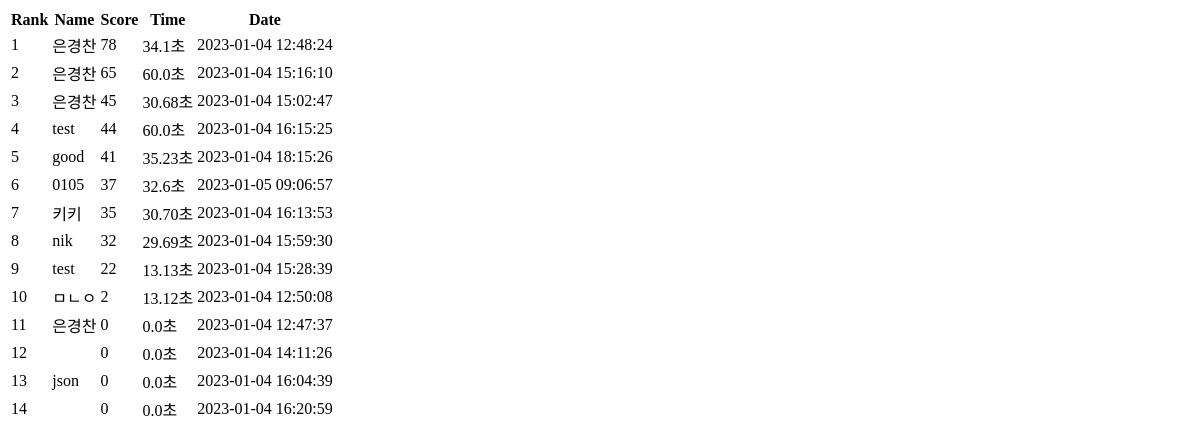
The page /ballmungRank/ on the database as committed earlier.
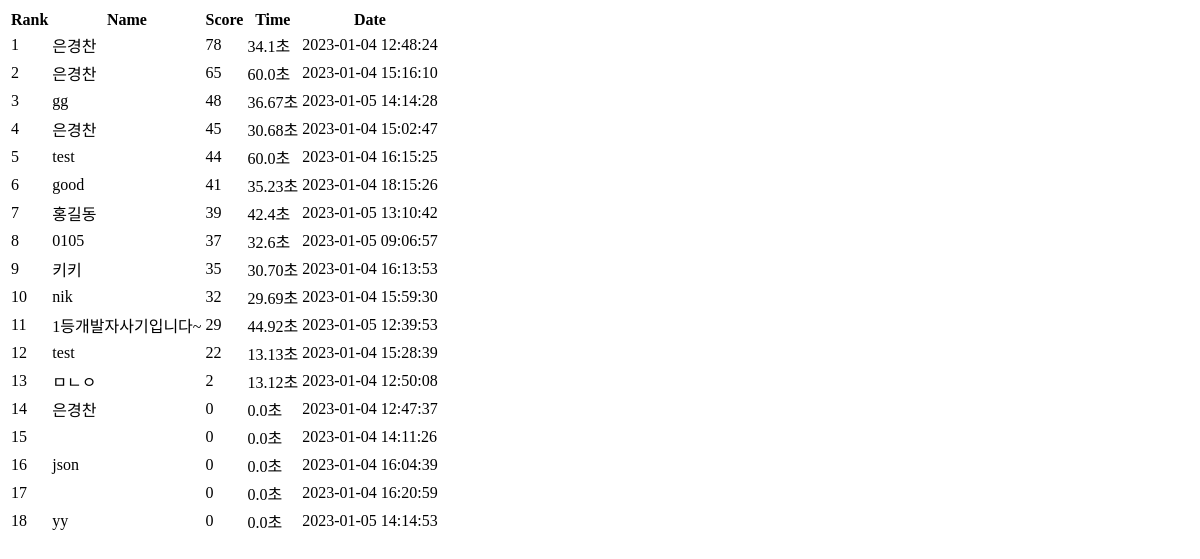
The same page on the database as committed later.
### ballmungApp/models.py (models this page shows)
class rankInfo(models.Model):
    nickname = models.CharField(max_length=100, default="")
    score = models.IntegerField()
    clearTime = models.IntegerField()
    regiDate = models.CharField(max_length=100)

### mainApp/views.py (the view)
# urls.py: path("ballmungRank/", mainViews.ballmungRank, name="ballmungRank"),
def ballmungRank(request):
    rankinfo = rankInfo.objects.all()
    rankinfo = rankinfo.order_by("-score", "clearTime") #-score 역순
    page_info = {
        "startPage" : 1,
        "endPage" : 10,
        "underPageCount" : 10, #하단 페이지의 보여질 개수
        "currentPage" : 1,
        "totalPage" : 0,
        "countPerPage" : 30, #페이지당 보여질 데이터수
    }
    page_info["currentPage"] = request.GET.get('page')
    if not page_info["currentPage"]: #현재페이지를 가져오지 못하면 1페이지를 보여줌
        page_info["currentPage"] = 1
    else:
        page_info["currentPage"] = int(page_info["currentPage"]) #숫자로 형변환
        if page_info["currentPage"] <= 0:
            page_info["currentPage"] = 1
    page_info["totalPage"] = (rankinfo.count() // page_info["countPerPage"]) + 1
    if (rankinfo.count() % page_info["countPerPage"]) == 0: #한페이지에 보여질 수에 딱 맞아 떨어지면 1을 빼줘야됨
        page_info["totalPage"] -= 1
    page_info["startPage"] = (page_info["currentPage"] // page_info["underPageCount"]) * page_info["underPageCount"] + 1
    page_info["endPage"] = page_info["startPage"] + page_info["underPageCount"] - 1
    if page_info["endPage"] > page_info["totalPage"]: #끝 페이지가 전체페이지수를 넘어가면
        page_info["endPage"] = page_info["totalPage"]
    pageRange = range(page_info["startPage"], page_info["endPage"]+1)
    paginator = Paginator(rankinfo, page_info["countPerPage"])  # 한페이지당 보여질 개수(데이터, 개수)
    rankinfo_s = paginator.get_page(page_info["currentPage"]) # 몇 페이지를 보여줄지 저장(1페이지의 10개의 데이터가 저장)
    return render(request, "mainApp/ballmung_rank.html", {"rankdata":rankinfo_s, "page_info":page_info, "pageRange":pageRange})

### ballmungApp/templatetags/rank_filter.py (called while the page is built)
@register.filter
def rank_filter(value, arg):
    rank = value + (arg - 1) * 10
    return rank

### ballmungApp/templatetags/time_filter.py (called while the page is built)
@register.filter
def time_filter(value):
    text = "{f}.{b}초"
    return text.format(f=(value//100), b=(value%100))

### mainApp/templates/mainApp/ballmung_rank.html
<table>
    <thead>
        <tr>
            <th>Rank</th>
            <th>Name</th>
            <th>Score</th>
            <th>Time</th>
            <th>Date</th>
        </tr>
    </thead>
    <tbody>
        {% load time_filter %}
        {% load rank_filter %}
        {% for rd in rankdata %}
            <tr>
                <td>{{ forloop.counter | rank_filter:page_info.currentPage}}</td>
                <td>{{ rd.nickname }}</td>
                <td>{{ rd.score }}</td>
                <td>{{ rd.clearTime | time_filter }}</td>
                <td>{{ rd.regiDate }}</td>
            </tr>
        {% endfor %}
    </tbody>
</table>

Rows that differ between the two databases and show on the page:
added rankInfo: nickname "gg", score "48", clearTime "36.67초", regiDate "2023-01-05 14:14:28"
added rankInfo: nickname "홍길동", score "39", clearTime "42.4초", regiDate "2023-01-05 13:10:42"
added rankInfo: nickname "1등개발자사기입니다~", score "29", clearTime "44.92초", regiDate "2023-01-05 12:39:53"
added rankInfo: nickname "yy", score "0", clearTime "0.0초", regiDate "2023-01-05 14:14:53"
